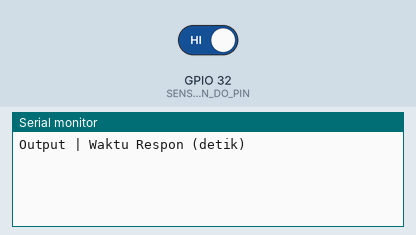
This sketch was run on a simulated ESP32. On the bench: the last lines printed to the serial monitor. The test bench sets the inputs (shaded band); at power-on: GPIO 32 (SENSOR_HUJAN_DO_PIN) HIGH.

Above: at 1.2 s.
1.3 s: GPIO 32 (SENSOR_HUJAN_DO_PIN) driven LOW
At 2.5 s:
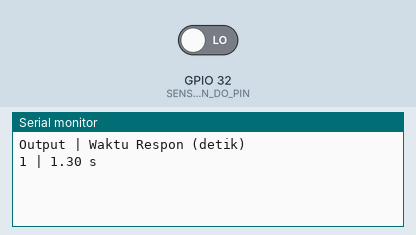
2.8 s: GPIO 32 (SENSOR_HUJAN_DO_PIN) driven HIGH
At 4.0 s:
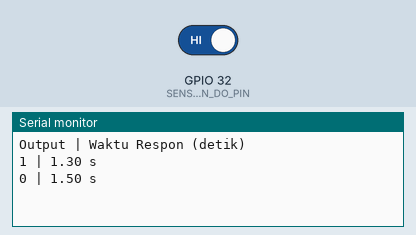

Measured:
- after the input at 1.3 s, the serial monitor: prints a new line at once (image 1)
- after the input at 2.8 s, the serial monitor: prints a new line at once (image 2)

The sketch:

ESP32_rain.ino
```cpp
#define SENSOR_HUJAN_DO_PIN 32

int statusSebelumnya = HIGH;           // awal: tidak hujan
unsigned long waktuSebelumnya = 0;

void setup() {
  Serial.begin(115200);
  pinMode(SENSOR_HUJAN_DO_PIN, INPUT_PULLUP);

  Serial.println("Output | Waktu Respon (detik)");
}

void loop() {
  int statusSekarang = digitalRead(SENSOR_HUJAN_DO_PIN);
  unsigned long waktuSekarang = millis();

  // Jika terjadi perubahan kondisi
  if (statusSekarang != statusSebelumnya) {

    // Hitung waktu respon (detik)
    float waktuRespon = (waktuSekarang - waktuSebelumnya) / 1000.0;

    // 1 = Hujan, 0 = Tidak hujan
    int outputHujan = (statusSekarang == LOW) ? 1 : 0;

    Serial.print(outputHujan);
    Serial.print(" | ");
    Serial.print(waktuRespon, 2);
    Serial.println(" s");

    // Update nilai sebelumnya
    statusSebelumnya = statusSekarang;
    waktuSebelumnya = waktuSekarang;
  }

  delay(20); // sampling cepat
}
```
